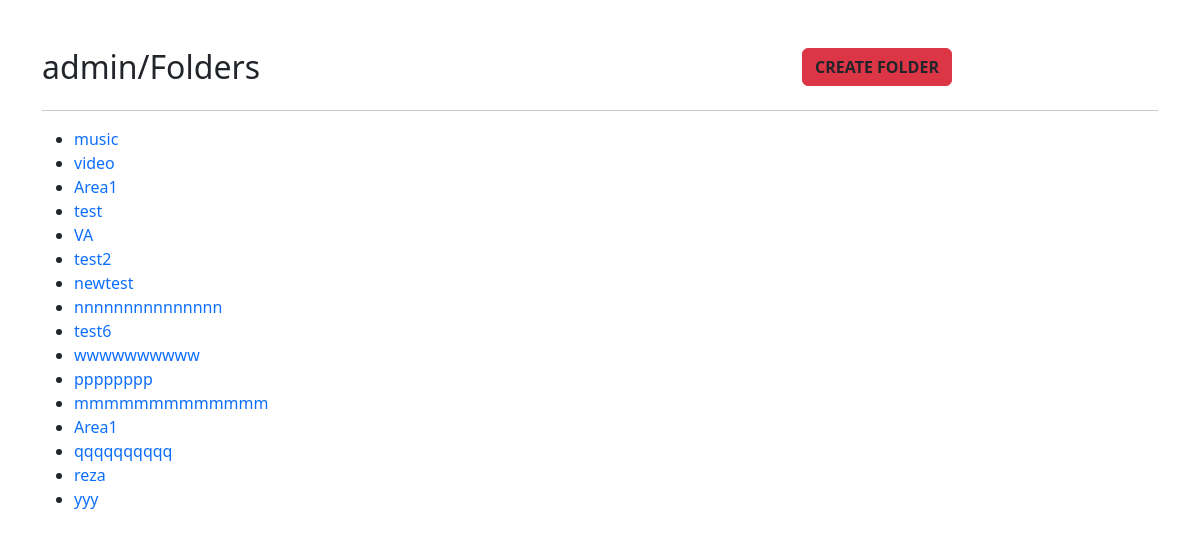
The page /folders (signed in) on the database its author committed.
### FileApp/models.py (models this page shows, shortened)
class Folder(models.Model):
    name = models.CharField(max_length=100)
    user = models.ForeignKey(User, on_delete=models.CASCADE)

### FileApp/views.py (the view)
# urls.py: path('folders',Folders, name='folders'),
@login_required
def Folders(request):
    user = request.user
    Folders = Folder.objects.filter(user=user)
    return render(request,"FileApp/Folders.html", {"Folders": Folders })

### File_Managment/templates/FileApp/Folders.html (shortened to what this page needs)
<!DOCTYPE html>
<html lang="en">
<head>
    {% load static %}
    <link rel="stylesheet" href="{% static 'css/bootstrap.min.css' %}">
    <link rel="stylesheet" href="{% static 'css/bootstrap.rtl.min.css' %}">
    <link rel="stylesheet" href="{% static 'css/style.css' %}">
</head>
<body class="container">
    <div class="row">
        <div class="col-8 mt-5 fw-bold">
            <h2>{{user.username}}/Folders</h2>
        </div>
        <div class="col-4 mt-5">
            <button class="btn btn-danger fw-bold align-bottom"><a class="text-dark" href="{% url 'creatfolder' %}">CREATE FOLDER</a></button>
        </div>
    </div>
    <hr>
    <ul>
        {% for Folder in Folders %}
        <li>
            <a href="{% url 'file' Folder.id %}">
                {{ Folder.name }}
            </a>
        </li>
        {% endfor %}
    </ul>
</body>
</html>

### static/css/style.css (style rules this page uses)
a { text-decoration: none; }

### rows shown on the page
Folder: name "music"
Folder: name "video"
Folder: name "Area1"
Folder: name "test"
Folder: name "VA"
Folder: name "test2"
Folder: name "newtest"
Folder: name "nnnnnnnnnnnnnnn"
Folder: name "test6"
Folder: name "wwwwwwwwww"
Folder: name "pppppppp"
Folder: name "mmmmmmmmmmmmm"
Folder: name "Area1"
Folder: name "qqqqqqqqqq"
Folder: name "reza"
Folder: name "yyy"

### other values the page prints
{{ user.username }} "admin"
